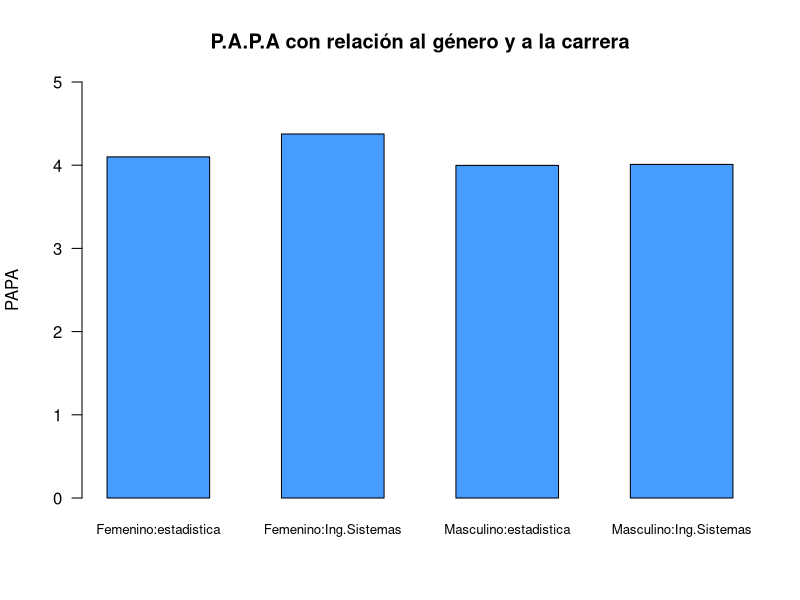
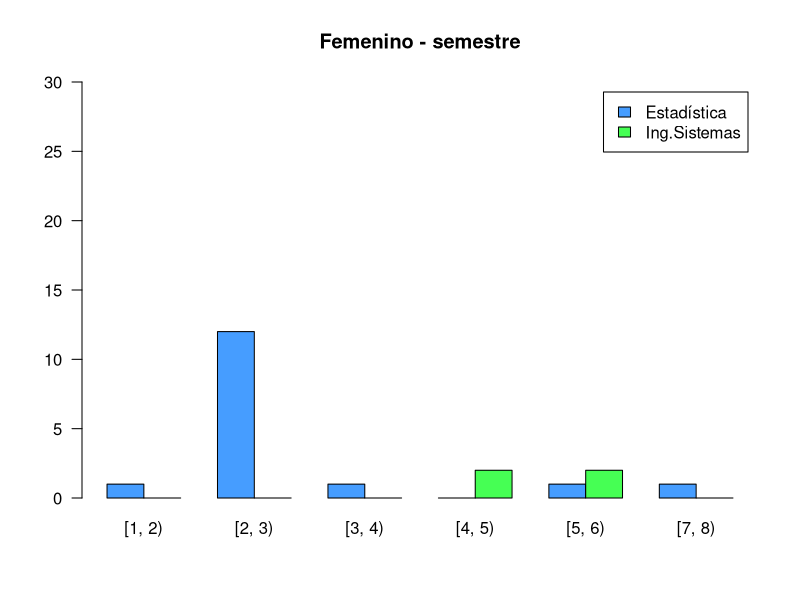
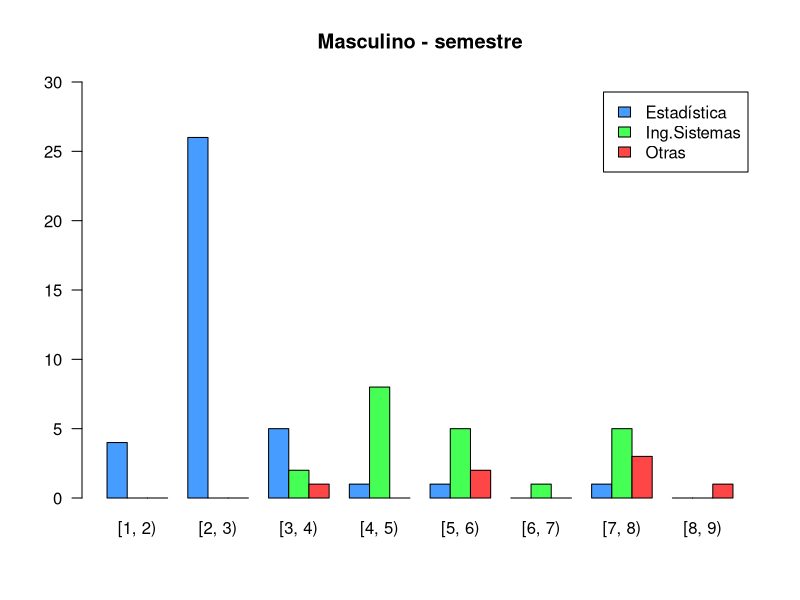
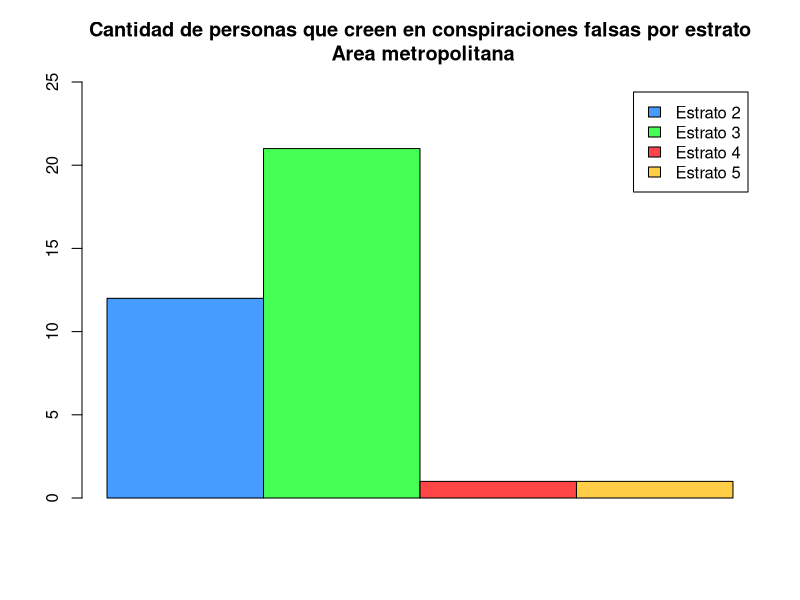
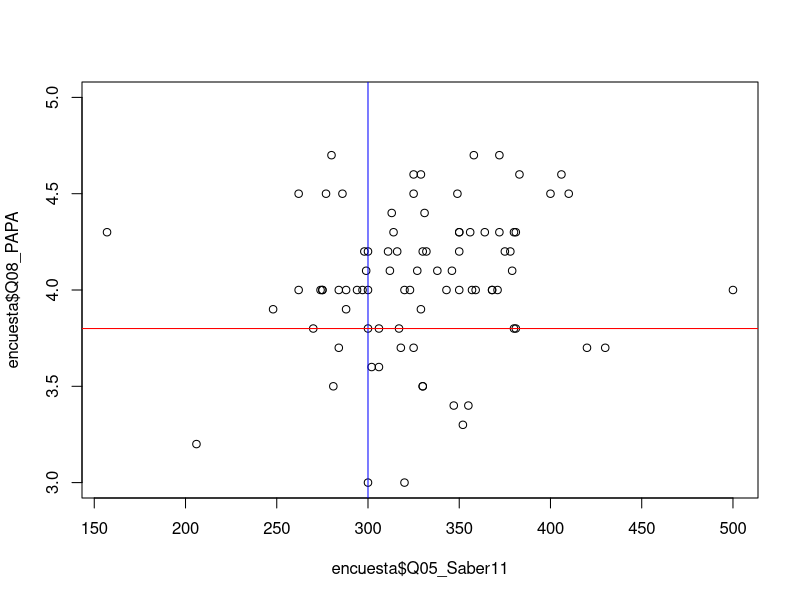
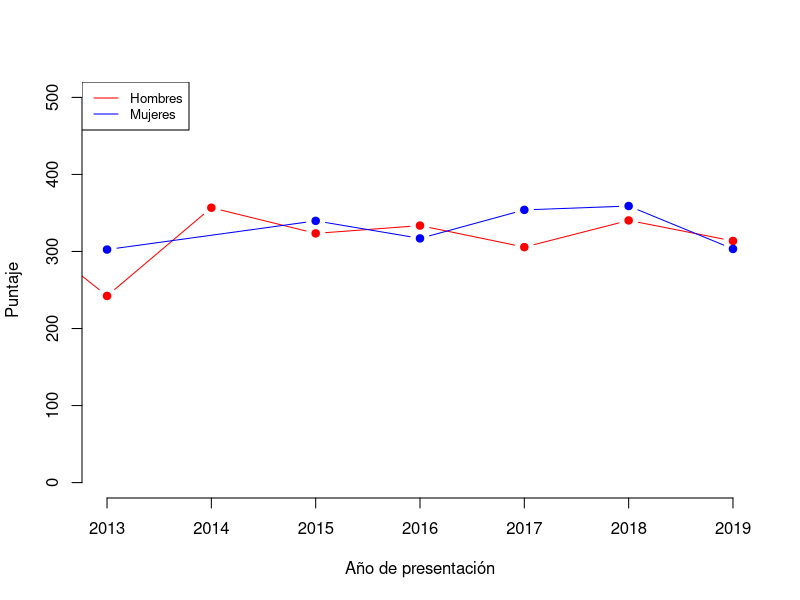

Write the R code that produced these figures, in order.
## ---- chunk 1
knitr::opts_chunk$set(echo = FALSE,
                      message = FALSE,
                      warning = FALSE)
## ---- chunk 2
## Paquetes usados en el análisis.
library(tidyverse)
## ---- chunk 3
## Lectura de una base de datos tipo ".csv"
encuesta <- read.csv("encuesta1.csv", encoding = "UTF-8")
## ---- chunk 4
encuesta <- encuesta %>% 
  mutate(Q02_FechaNac = as.Date(as.character(Q02_FechaNac), "%Y-%m-%d"))
encuesta <- encuesta %>% 
  mutate(Q07_FechaSaber11 = as.Date(as.character(Q07_FechaSaber11), "%Y-%m-%d"))
## ---- chunk 5
##Papa por fuera del límite
encuesta$Q08_PAPA[encuesta$Q08_PAPA == 45 & !is.na(encuesta$Q08_PAPA)] <- 4.5
## ---- chunk 6
##Q04_semestre: reemplazar NaN por promedio de cada carrera
estadisticos <- encuesta %>%
  filter(Q03_Carrera == "3 : Estadística")

promedioSemestreEstadisticos <- round(mean(estadisticos$Q04_Semestre, na.rm=TRUE), 1)
encuesta$Q04_Semestre[is.na(encuesta$Q04_Semestre)] <- promedioSemestreEstadisticos
## ---- chunk 7
##Prueba realizada del 2000 al 2011-2: modificar escala R = 5*P
encuesta$Q05_Saber11[encuesta$Q05_Saber11 == 73] <- 73*5
## ---- chunk 8
##q08_papa: rellenar na con promedio de cada carrera
promedioPapaEstadisticos <- round(mean(estadisticos$Q08_PAPA[estadisticos$Q04_Semestre >= 2 & estadisticos$Q04_Semestre <= 3], na.rm=TRUE), 1)
encuesta$Q08_PAPA[is.na(encuesta$Q08_PAPA) & encuesta$Q03_Carrera == "3 : Estadística"] <- promedioPapaEstadisticos
## ---- chunk 9
##Cambiar fecha del icfes 2021 a 2019 porque está en el semestre 2
encuesta$Q07_FechaSaber11[encuesta$Q07_FechaSaber11 == as.Date("2021-08-08")] <- as.Date("2019-08-11")

##Cambiar puntaje=0 por promedio de puntajes obtenidos en ese año
icfes2019 <- encuesta %>%
  filter(Q07_FechaSaber11 >= as.Date("2019-01-01") & Q07_FechaSaber11 < as.Date("2020-01-01"))
promedioIcfes2019 <- round(mean(icfes2019$Q05_Saber11))
encuesta$Q05_Saber11[encuesta$Q05_Saber11 == 0 & encuesta$Q07_FechaSaber11 == as.Date("2019-08-08")] <- promedioIcfes2019
encuesta$Q05_Saber11[encuesta$Q05_Saber11 > 500 | encuesta$Q05_Saber11 <= 0] <- NaN
## ---- chunk 10
##Se obtiene el valor numérico del estrato
encuesta <- encuesta %>% 
  mutate(Q10_Estrato = as.numeric(substr(Q10_Estrato, 5,5)))
## ---- chunk 11
##q10_estrato: reemplazar "no se conoce" con el promedio de los estratos de los recursos que posee
promedioEstratoWifiPropio <- mean(encuesta$Q10_Estrato[encuesta$Q14_RecursosInformaticos..Wifi.propio == 1],  na.rm=TRUE)
promedioEstratoPortatilPropio <- mean(encuesta$Q10_Estrato[encuesta$Q14_RecursosInformaticos..Portátil.propio == 1], na.rm=TRUE)
encuesta$Q10_Estrato[is.na(encuesta$Q10_Estrato)] <- round(mean(promedioEstratoWifiPropio, promedioEstratoPortatilPropio))
## ---- chunk 12
##Cambiar rango de porcentajes: de 0-1 a 0-100 
encuesta$Q25_PorcentArea[encuesta$Q25_PorcentArea == 0.1] <- 10
encuesta$Q27_PorcentDivisor[encuesta$Q27_PorcentDivisor == 0.5] <- 50
## ---- chunk 13
## Filtros



## Filtro mujeres de estadistica.

femeninoEstadistica <- encuesta %>%
  filter(encuesta$Q01_Genero == "2 : Femenino" & encuesta$Q03_Carrera == "3 : Estadística")

## Filtro hombres de estadistica.

masculinoEstadistica <- encuesta %>%
  filter(encuesta$Q01_Genero == "1 : Masculino" & encuesta$Q03_Carrera == "3 : Estadística")

## Filtro mujeres de Sistemas.

femeninoSistemas <- encuesta %>%
  filter(encuesta$Q01_Genero == "2 : Femenino" & encuesta$Q03_Carrera == "2 : Ingeniería de sistemas e informática")

## Filtro hombres de Sistemas.

masculinoSistemas <- encuesta %>%
  filter(encuesta$Q01_Genero == "1 : Masculino" & encuesta$Q03_Carrera == "2 : Ingeniería de sistemas e informática")


## Las demas variables como son las carreras de Ingenieria Administrativa, Matematicas, Ingenieria Fisica y otras no se van a tomar en cuenta ya que la frecuencia de estas es menor comparadas con las demas (Estadistica e Ingenieria de Sistemas) y no se puede hacer un buen analisis con estas.

## ---- chunk 14
## PROMEDIOS

## Mujeres estadistica

PromedioFemEstadis <- mean(femeninoEstadistica$Q08_PAPA)

## Hombres estadistica

PromedioMasEstadis <- mean(masculinoEstadistica$Q08_PAPA)

## Mujeres Sistemas

PromedioFemSistema <- mean(femeninoSistemas$Q08_PAPA)
## Hombres Sistemas

PromedioMasSistema <- mean(masculinoSistemas$Q08_PAPA)

## ---- chunk 15
## Grafica

## Se crea una matriz para poder hacer la grafica de barras.

Tabla_datos <- t(matrix(cbind(PromedioFemEstadis, PromedioFemSistema, PromedioMasEstadis, PromedioMasSistema)))

Tabla_datos
  colnames(Tabla_datos) <- c("Femenino:estadistica", "Femenino:Ing.Sistemas", "Masculino:estadistica", "Masculino:Ing.Sistemas")

  
barplot(Tabla_datos,
        col = c("#469dff"),
        las = 1, 
        ylim = c(0, 5), 
        ylab = "PAPA",
        main = "P.A.P.A con relación al género y a la carrera", 
        cex.names = 0.8,
        space = c(0.7, 0.7, 0.7, 0.7))

## ---- chunk 16
baseCarGenSem <- encuesta[,c("Q01_Genero","Q03_Carrera", "Q04_Semestre" )] # Nueva base con las variables para este analisis


baseCarGenSem$semestreIntervalo <- baseCarGenSem$Q04_Semestre
baseCarGenSem$semestreIntervalo[baseCarGenSem$Q04_Semestre >= 1.0 & baseCarGenSem$Q04_Semestre < 2.0]  <- "[1, 2)"
baseCarGenSem$semestreIntervalo[baseCarGenSem$Q04_Semestre >= 2.0 & baseCarGenSem$Q04_Semestre < 3.0]  <- "[2, 3)"
baseCarGenSem$semestreIntervalo[baseCarGenSem$Q04_Semestre >= 3.0 & baseCarGenSem$Q04_Semestre < 4.0]  <- "[3, 4)"
baseCarGenSem$semestreIntervalo[baseCarGenSem$Q04_Semestre >= 4.0 & baseCarGenSem$Q04_Semestre < 5.0]  <- "[4, 5)"
baseCarGenSem$semestreIntervalo[baseCarGenSem$Q04_Semestre >= 5.0 & baseCarGenSem$Q04_Semestre < 6.0]  <- "[5, 6)"
baseCarGenSem$semestreIntervalo[baseCarGenSem$Q04_Semestre >= 6.0 & baseCarGenSem$Q04_Semestre < 7.0]  <- "[6, 7)"
baseCarGenSem$semestreIntervalo[baseCarGenSem$Q04_Semestre >= 7.0 & baseCarGenSem$Q04_Semestre < 8.0]  <- "[7, 8)"
baseCarGenSem$semestreIntervalo[baseCarGenSem$Q04_Semestre >= 8.0 & baseCarGenSem$Q04_Semestre < 9.0]  <- "[8, 9)"

baseCarGenSem$carreras <- baseCarGenSem$Q03_Carrera
baseCarGenSem$carreras[baseCarGenSem$Q03_Carrera == "2 : Ingeniería de sistemas e informática"] <- "Ing.Sistemas"
baseCarGenSem$carreras[baseCarGenSem$Q03_Carrera == "3 : Estadística"] <- "Estadística"
baseCarGenSem$carreras[baseCarGenSem$Q03_Carrera == "1 : Matemáticas" | 
             baseCarGenSem$Q03_Carrera == "6 : Ingeniería industrial" |
             baseCarGenSem$Q03_Carrera == "5 : Ingeniería física" |
             baseCarGenSem$Q03_Carrera == "4 : Ingeniería administrativa" |
             baseCarGenSem$Q03_Carrera == "7 : Otra"] <- "Otras"

## ---- chunk 17

tablaMasculina <- baseCarGenSem %>%
  filter(baseCarGenSem$Q01_Genero == "1 : Masculino")
tablaFemenina <- baseCarGenSem %>%
  filter(baseCarGenSem$Q01_Genero == "2 : Femenino")


masculinoCarSem <- table(tablaMasculina$carreras, tablaMasculina$semestreIntervalo)
femeninoCarSem <- table(tablaFemenina$carreras, tablaFemenina$semestreIntervalo)

palette(c("#469dff", "#46ff54", "#ff4646", "#ffcd46", "#46ffdd", "#a846ff", "#FFF798"))


 
barplot(femeninoCarSem, 
        beside = TRUE, 
        las = 1, 
        ylim = c(0, 30), 
        main = "Femenino - semestre",
        col = c(1, 2),
        legend = TRUE)


barplot(masculinoCarSem, beside = TRUE, 
        las = 1, 
        main = "Masculino - semestre", 
        ylim = c(0, 30),
        col = c(1, 2, 3),
        legend = TRUE)

## ---- chunk 18
# filtro de las personas que viven en el area metropolitana

personarAreaMetro <- encuesta %>%
  filter(encuesta$Q09_EnAreaMetropolitana == 1)


## Se toman en cuenta las personas que creen en conspiraciones falsas.

#El hombre nunca llegó a la luna, es un montaje de Hollywood.

#Las vacunas no sirven y son una conspiración de las multinacionales farmacéuticas para enriquecerse.

#La tierra es hueca y en su interior existe una civilización oculta

#Los alienígenas visitaron las civilizaciones antiguas, influyeron en sus historia y construyeron los mega monumentos de la antiguedad

#Los efectos del cambio climático son naturales, y el escándalo se debe a conspiraciones de ambientalistas y de ciertos gremios económicos.

# Las ráfagas solares causan los sismos en la tierra.

## las personas que al menos crean en una de estas conspiraciones falsas será tomada como un "SI" de que si cree en conspiraciones falsas y las demas serán marcadas con "NO".
## ---- chunk 19

## Se crea una nueva variable para guardar estos datos

personarAreaMetro$creenEnConspira[personarAreaMetro$Q15_Alunizaje == 1 | 
                    personarAreaMetro$Q18_Vacunas == 1 | 
                    personarAreaMetro$Q21_TierraHueca == 1|
                    personarAreaMetro$Q22_alienigenas == 1 |
                    personarAreaMetro$Q23_CambioClimatico == 1 |
                    personarAreaMetro$Q20_RafagasSolares == 1] <- "SI"


# Se filtran las personas que creen en conspiraciones falsas
siCreen <- personarAreaMetro %>%
  filter(personarAreaMetro$creenEnConspira == "SI")

siCreen$Q10_Estrato[siCreen$Q10_Estrato == 2] <- "Estrato 2"
siCreen$Q10_Estrato[siCreen$Q10_Estrato == 3] <- "Estrato 3"
siCreen$Q10_Estrato[siCreen$Q10_Estrato == 4] <- "Estrato 4"
siCreen$Q10_Estrato[siCreen$Q10_Estrato == 5] <- "Estrato 5"

# Se crea una tabla que guarda solo las personas que creen en conspiraciones y el estrato

tablaAreaMetro <- table(siCreen$Q10_Estrato, siCreen$creenEnConspira)

barplot(tablaAreaMetro, 
        legend = TRUE, 
        ylim = c(0, 25),
        beside = TRUE ,
        col = c(1, 2, 3, 4),
        main = "Cantidad de personas que creen en conspiraciones falsas por estrato\n Area metropolitana",
        names = "")


## ---- chunk 20
plot(encuesta$Q05_Saber11, encuesta$Q08_PAPA, ylim=c(3,5))
abline(v=300, col="blue")
abline(h=3.8, col="red")
## ---- chunk 21
buenPapaIcfes <-  nrow(encuesta %>% filter(Q05_Saber11 >= 300 & Q08_PAPA >= 3.8))
buenPapaIcfes/nrow(encuesta %>% filter(!is.na(Q05_Saber11) & !is.na(Q08_PAPA)))
## ---- chunk 22
buenPapaIcfes2 <-  nrow(encuesta %>% filter(Q05_Saber11 <= 300 & Q08_PAPA >= 3.8))
buenPapaIcfes2/nrow(encuesta %>% filter(!is.na(Q05_Saber11) & !is.na(Q08_PAPA)))
## ---- chunk 23
puntajesIcfes <- encuesta %>% 
  mutate(añoIcfes = format(encuesta$Q07_FechaSaber11,"%Y")) %>%
  select(Q01_Genero, Q05_Saber11, añoIcfes)

puntajesHombres <- puntajesIcfes %>% filter(Q01_Genero == "1 : Masculino") %>%
  group_by(añoIcfes) %>% summarise(puntajePromedio = mean(Q05_Saber11, na.rm=TRUE))

puntajesMujeres <- puntajesIcfes %>% filter(Q01_Genero == "2 : Femenino") %>%
  group_by(añoIcfes) %>% summarise(puntajePromedio = mean(Q05_Saber11, na.rm=TRUE))

plot(puntajesHombres$añoIcfes, puntajesHombres$puntajePromedio, type = "b",
     frame = FALSE, pch = 19, col = "red", xlab = "Año de presentación", ylab = "Puntaje",
     xlim=c(2013,2019), ylim=c(0,500))

lines(puntajesMujeres$añoIcfes, puntajesMujeres$puntajePromedio, pch = 19,
      col = "blue", type = "b", lty = 1)

legend("topleft", legend=c("Hombres", "Mujeres"),
       col=c("red", "blue"), lty = 1:1, cex=0.8)
